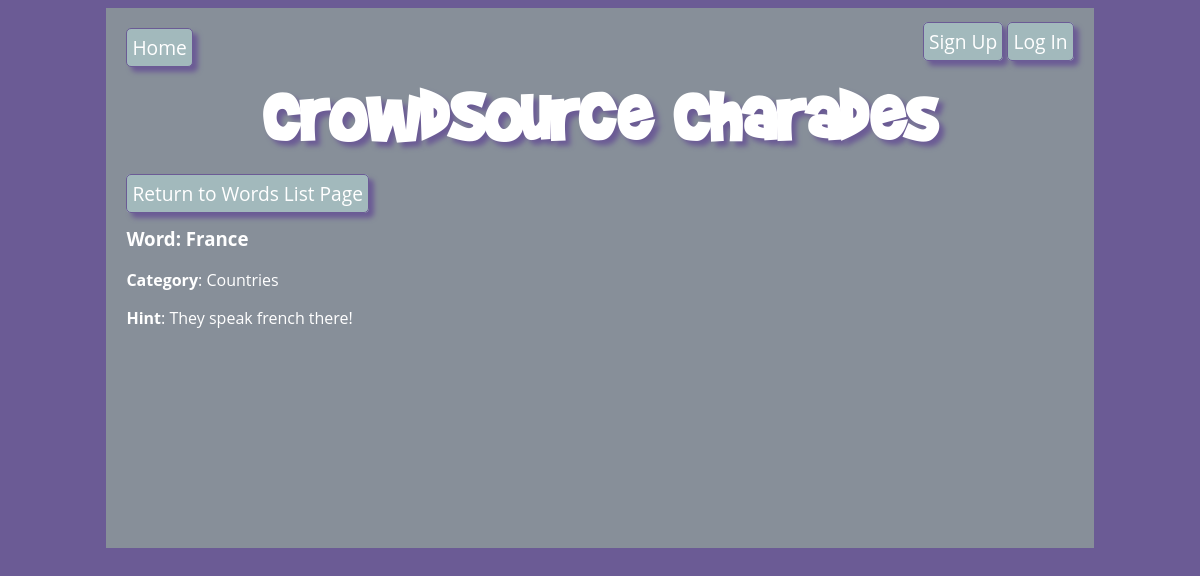
The app's page /edit_word/6 with its own data.
### charades_app/models.py (models this page shows, shortened)
class Word(db.Model):
  id = db.Column(db.Integer, primary_key=True)
  name = db.Column(db.String(100), nullable=False)
  hint = db.Column(db.String(300), nullable=False)
  category_id = db.Column(db.Integer, db.ForeignKey('category.id'), nullable=False)
  category = db.relationship('Category', back_populates = 'word')

class Category(db.Model):
  id = db.Column(db.Integer, primary_key=True)
  name = db.Column(db.String(100), nullable=False, unique=True)
  word = db.relationship('Word', back_populates = 'category')
  def __str__(self):
      return f'{self.name}'

### charades_app/main/routes.py (the view, shortened to what this page needs)
@main.route('/edit_word/<word_id>', methods=['GET', 'POST'])
def edit_word(word_id):
    word = Word.query.get(word_id)
    form = WordForm(obj=word)
    return render_template('edit_word.html', word=word, form=form)

### charades_app/main/routes.py (called while the page is built)
@app.context_processor
def inject_categories():
    categories = Category.query.all()
    selected_category = request.cookies.get('category')
    return dict(categories=categories, selected_category=selected_category)

### charades_app/templates/edit_word.html (shortened to what this page needs)
{% extends 'base.html' %}
{% block content %}
<div>
    <a href="/words" class="return-word">Return to Words List Page</a>
</div>
<h3>Word: {{ word.name }}</h3>
<p>
    <strong>Category</strong>:
    {{ word.category }}
</p>
{% if word.hint %}
    <p>
        <strong>Hint</strong>: {{ word.hint }}
    </p>
{% endif %}
{% endblock %}

### charades_app/static/style.css (style rules this page uses)
body { display: flex; flex-direction: column; align-items: center; background-color:#6b5b95; font-family: 'Open Sans', sans-serif; color: white; }
nav a, .intro a, .user-options a, .return-word, .contribute a, .return-contribute, #prev_button, #next_button { color: rgb(255, 255, 255); text-decoration: none; border: 1px solid #6b5b95; border-radius: 5px; padding: 5px; font-size: 1.2em; background-color: #a2b9bc; box-shadow: 5px 5px 5px #6b5b95; }

### records on screen
Word: name "France", hint "They speak french there!"
Category: category "Countries"
